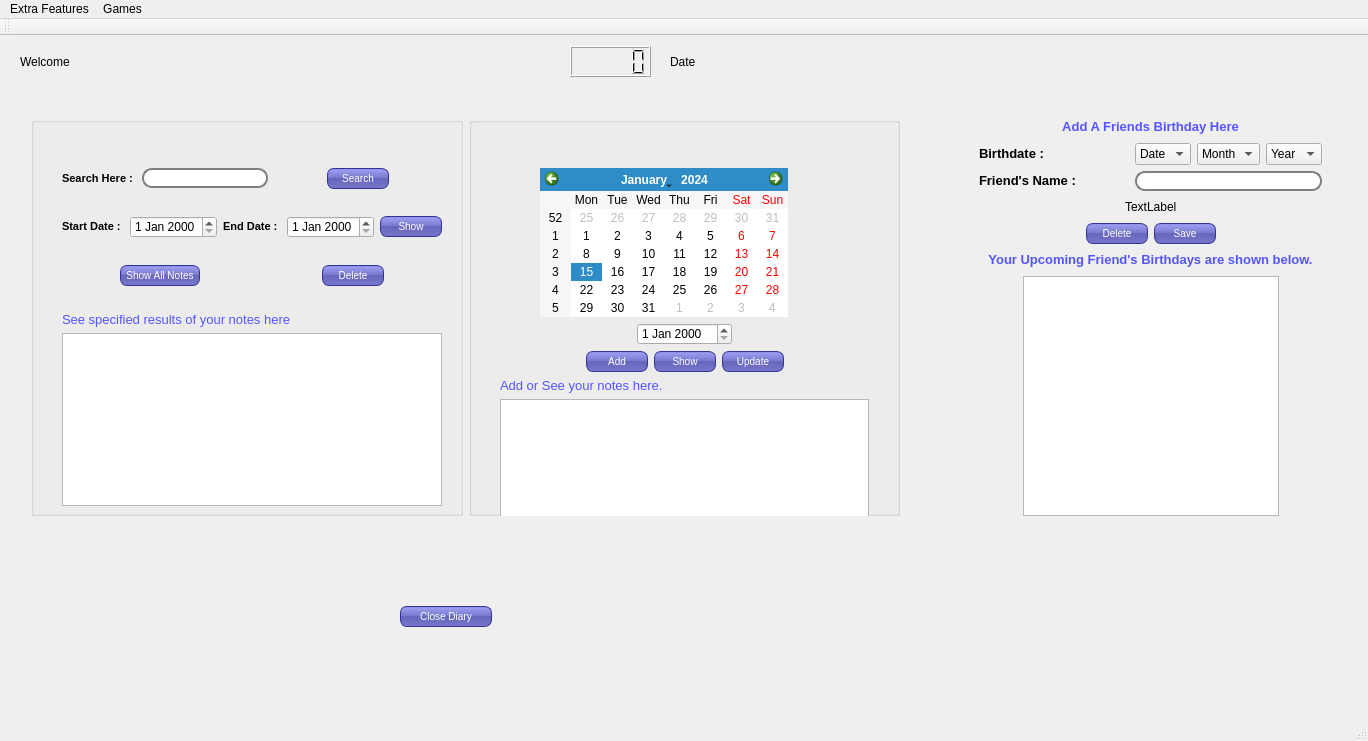
<?xml version="1.0" encoding="UTF-8"?>
<ui version="4.0">
 <class>Diary</class>
 <widget class="QMainWindow" name="Diary">
  <property name="geometry">
   <rect>
    <x>0</x>
    <y>0</y>
    <width>1368</width>
    <height>741</height>
   </rect>
  </property>
  <property name="windowTitle">
   <string>Diary</string>
  </property>
  <property name="windowIcon">
   <iconset resource="Images.qrc">
    <normaloff>:/img/Images/diary.png</normaloff>:/img/Images/diary.png</iconset>
  </property>
  <property name="styleSheet">
   <string notr="true"> QLineEdit {
     border: 2px solid gray;
     border-radius: 10px;
     padding: 0 8px;
     background: white;
     selection-background-color: darkgray;
 }
QPushButton {
color: white;
background-color: QLinearGradient( x1: 0, y1: 0, x2: 0, y2: 1, stop: 0 #88d, stop: 0.1 #99e, stop: 0.49 #77c, stop: 0.5 #66b, stop: 1 #77c);
border-width: 1px;
border-color: #339;
border-style: solid;
border-radius: 7;
padding: 3px;
font-size: 10px;
padding-left: 5px;
padding-right: 5px;
min-width: 50px;
max-width: 80px;
min-height: 13px;
max-height: 13px;
}</string>
  </property>
  <widget class="QWidget" name="centralWidget">
   <widget class="QLabel" name="label">
    <property name="geometry">
     <rect>
      <x>20</x>
      <y>10</y>
      <width>321</width>
      <height>31</height>
     </rect>
    </property>
    <property name="text">
     <string>Welcome</string>
    </property>
   </widget>
   <widget class="QLabel" name="label_4">
    <property name="geometry">
     <rect>
      <x>670</x>
      <y>10</y>
      <width>131</width>
      <height>31</height>
     </rect>
    </property>
    <property name="text">
     <string>Date</string>
    </property>
   </widget>
   <widget class="QWidget" name="layoutWidget">
    <property name="geometry">
     <rect>
      <x>20</x>
      <y>70</y>
      <width>891</width>
      <height>421</height>
     </rect>
    </property>
    <layout class="QHBoxLayout" name="horizontalLayout_7">
     <item>
      <widget class="QGroupBox" name="groupBox">
       <property name="title">
        <string/>
       </property>
       <widget class="QWidget" name="layoutWidget">
        <property name="geometry">
         <rect>
          <x>20</x>
          <y>40</y>
          <width>402</width>
          <height>381</height>
         </rect>
        </property>
        <layout class="QVBoxLayout" name="verticalLayout_2">
         <item>
          <layout class="QHBoxLayout" name="horizontalLayout_5">
           <item>
            <widget class="QLabel" name="label_7">
             <property name="text">
              <string>&lt;!DOCTYPE HTML PUBLIC &quot;-//W3C//DTD HTML 4.0//EN&quot; &quot;http://www.w3.org/TR/REC-html40/strict.dtd&quot;&gt;
&lt;html&gt;&lt;head&gt;&lt;meta name=&quot;qrichtext&quot; content=&quot;1&quot; /&gt;&lt;style type=&quot;text/css&quot;&gt;
p, li { white-space: pre-wrap; }
&lt;/style&gt;&lt;/head&gt;&lt;body style=&quot; font-family:'MS Shell Dlg 2'; font-size:8.25pt; font-weight:400; font-style:normal;&quot;&gt;
&lt;p style=&quot; margin-top:0px; margin-bottom:0px; margin-left:0px; margin-right:0px; -qt-block-indent:0; text-indent:0px;&quot;&gt;&lt;span style=&quot; font-size:8pt; font-weight:600;&quot;&gt;Search Here : &lt;/span&gt;&lt;/p&gt;&lt;/body&gt;&lt;/html&gt;</string>
             </property>
            </widget>
           </item>
           <item>
            <widget class="QLineEdit" name="lineEdit"/>
           </item>
           <item>
            <spacer name="horizontalSpacer_11">
             <property name="orientation">
              <enum>Qt::Horizontal</enum>
             </property>
             <property name="sizeHint" stdset="0">
              <size>
               <width>40</width>
               <height>20</height>
              </size>
             </property>
            </spacer>
           </item>
           <item>
            <widget class="QPushButton" name="pushButton_4">
             <property name="text">
              <string>Search</string>
             </property>
            </widget>
           </item>
           <item>
            <spacer name="horizontalSpacer_12">
             <property name="orientation">
              <enum>Qt::Horizontal</enum>
             </property>
             <property name="sizeHint" stdset="0">
              <size>
               <width>40</width>
               <height>20</height>
              </size>
             </property>
            </spacer>
           </item>
          </layout>
         </item>
         <item>
          <spacer name="verticalSpacer_5">
           <property name="orientation">
            <enum>Qt::Vertical</enum>
           </property>
           <property name="sizeHint" stdset="0">
            <size>
             <width>20</width>
             <height>40</height>
            </size>
           </property>
          </spacer>
         </item>
         <item>
          <layout class="QHBoxLayout" name="horizontalLayout_4">
           <item>
            <widget class="QLabel" name="label_5">
             <property name="text">
              <string>&lt;!DOCTYPE HTML PUBLIC &quot;-//W3C//DTD HTML 4.0//EN&quot; &quot;http://www.w3.org/TR/REC-html40/strict.dtd&quot;&gt;
&lt;html&gt;&lt;head&gt;&lt;meta name=&quot;qrichtext&quot; content=&quot;1&quot; /&gt;&lt;style type=&quot;text/css&quot;&gt;
p, li { white-space: pre-wrap; }
&lt;/style&gt;&lt;/head&gt;&lt;body style=&quot; font-family:'MS Shell Dlg 2'; font-size:8.25pt; font-weight:400; font-style:normal;&quot;&gt;
&lt;p style=&quot; margin-top:0px; margin-bottom:0px; margin-left:0px; margin-right:0px; -qt-block-indent:0; text-indent:0px;&quot;&gt;&lt;span style=&quot; font-size:8pt; font-weight:600;&quot;&gt;Start Date : &lt;/span&gt;&lt;/p&gt;&lt;/body&gt;&lt;/html&gt;</string>
             </property>
            </widget>
           </item>
           <item>
            <widget class="QDateEdit" name="dateEdit_2"/>
           </item>
           <item>
            <widget class="QLabel" name="label_6">
             <property name="text">
              <string>&lt;!DOCTYPE HTML PUBLIC &quot;-//W3C//DTD HTML 4.0//EN&quot; &quot;http://www.w3.org/TR/REC-html40/strict.dtd&quot;&gt;
&lt;html&gt;&lt;head&gt;&lt;meta name=&quot;qrichtext&quot; content=&quot;1&quot; /&gt;&lt;style type=&quot;text/css&quot;&gt;
p, li { white-space: pre-wrap; }
&lt;/style&gt;&lt;/head&gt;&lt;body style=&quot; font-family:'MS Shell Dlg 2'; font-size:8.25pt; font-weight:400; font-style:normal;&quot;&gt;
&lt;p style=&quot; margin-top:0px; margin-bottom:0px; margin-left:0px; margin-right:0px; -qt-block-indent:0; text-indent:0px;&quot;&gt;&lt;span style=&quot; font-size:8pt; font-weight:600;&quot;&gt;End Date : &lt;/span&gt;&lt;/p&gt;&lt;/body&gt;&lt;/html&gt;</string>
             </property>
            </widget>
           </item>
           <item>
            <widget class="QDateEdit" name="dateEdit_3"/>
           </item>
           <item>
            <widget class="QPushButton" name="pushButton_7">
             <property name="text">
              <string>Show</string>
             </property>
            </widget>
           </item>
           <item>
            <spacer name="horizontalSpacer_8">
             <property name="orientation">
              <enum>Qt::Horizontal</enum>
             </property>
             <property name="sizeHint" stdset="0">
              <size>
               <width>40</width>
               <height>20</height>
              </size>
             </property>
            </spacer>
           </item>
          </layout>
         </item>
         <item>
          <spacer name="verticalSpacer_4">
           <property name="orientation">
            <enum>Qt::Vertical</enum>
           </property>
           <property name="sizeHint" stdset="0">
            <size>
             <width>20</width>
             <height>40</height>
            </size>
           </property>
          </spacer>
         </item>
         <item>
          <layout class="QHBoxLayout" name="horizontalLayout_6">
           <item>
            <spacer name="horizontalSpacer_13">
             <property name="orientation">
              <enum>Qt::Horizontal</enum>
             </property>
             <property name="sizeHint" stdset="0">
              <size>
               <width>40</width>
               <height>20</height>
              </size>
             </property>
            </spacer>
           </item>
           <item>
            <widget class="QPushButton" name="pushButton_5">
             <property name="text">
              <string>Show All Notes</string>
             </property>
            </widget>
           </item>
           <item>
            <spacer name="horizontalSpacer_14">
             <property name="orientation">
              <enum>Qt::Horizontal</enum>
             </property>
             <property name="sizeHint" stdset="0">
              <size>
               <width>40</width>
               <height>20</height>
              </size>
             </property>
            </spacer>
           </item>
           <item>
            <spacer name="horizontalSpacer_15">
             <property name="orientation">
              <enum>Qt::Horizontal</enum>
             </property>
             <property name="sizeHint" stdset="0">
              <size>
               <width>40</width>
               <height>20</height>
              </size>
             </property>
            </spacer>
           </item>
           <item>
            <widget class="QPushButton" name="pushButton_2">
             <property name="text">
              <string>Delete</string>
             </property>
            </widget>
           </item>
           <item>
            <spacer name="horizontalSpacer_16">
             <property name="orientation">
              <enum>Qt::Horizontal</enum>
             </property>
             <property name="sizeHint" stdset="0">
              <size>
               <width>40</width>
               <height>20</height>
              </size>
             </property>
            </spacer>
           </item>
          </layout>
         </item>
         <item>
          <spacer name="verticalSpacer_3">
           <property name="orientation">
            <enum>Qt::Vertical</enum>
           </property>
           <property name="sizeHint" stdset="0">
            <size>
             <width>20</width>
             <height>40</height>
            </size>
           </property>
          </spacer>
         </item>
         <item>
          <widget class="QLabel" name="label_3">
           <property name="text">
            <string>&lt;!DOCTYPE HTML PUBLIC &quot;-//W3C//DTD HTML 4.0//EN&quot; &quot;http://www.w3.org/TR/REC-html40/strict.dtd&quot;&gt;
&lt;html&gt;&lt;head&gt;&lt;meta name=&quot;qrichtext&quot; content=&quot;1&quot; /&gt;&lt;style type=&quot;text/css&quot;&gt;
p, li { white-space: pre-wrap; }
&lt;/style&gt;&lt;/head&gt;&lt;body style=&quot; font-family:'MS Shell Dlg 2'; font-size:8.25pt; font-weight:400; font-style:normal;&quot;&gt;
&lt;p style=&quot; margin-top:0px; margin-bottom:0px; margin-left:0px; margin-right:0px; -qt-block-indent:0; text-indent:0px;&quot;&gt;&lt;span style=&quot; font-size:10pt; color:#5555ff;&quot;&gt;See specified results of your notes here&lt;/span&gt;&lt;/p&gt;&lt;/body&gt;&lt;/html&gt;</string>
           </property>
          </widget>
         </item>
         <item>
          <widget class="QListWidget" name="listWidget"/>
         </item>
         <item>
          <spacer name="verticalSpacer_2">
           <property name="orientation">
            <enum>Qt::Vertical</enum>
           </property>
           <property name="sizeHint" stdset="0">
            <size>
             <width>20</width>
             <height>40</height>
            </size>
           </property>
          </spacer>
         </item>
        </layout>
       </widget>
      </widget>
     </item>
     <item>
      <widget class="QGroupBox" name="groupBox_2">
       <property name="title">
        <string/>
       </property>
       <widget class="QWidget" name="layoutWidget">
        <property name="geometry">
         <rect>
          <x>20</x>
          <y>40</y>
          <width>391</width>
          <height>371</height>
         </rect>
        </property>
        <layout class="QVBoxLayout" name="verticalLayout">
         <item>
          <layout class="QHBoxLayout" name="horizontalLayout_3">
           <item>
            <spacer name="horizontalSpacer_4">
             <property name="orientation">
              <enum>Qt::Horizontal</enum>
             </property>
             <property name="sizeHint" stdset="0">
              <size>
               <width>40</width>
               <height>20</height>
              </size>
             </property>
            </spacer>
           </item>
           <item>
            <widget class="QCalendarWidget" name="calendarWidget"/>
           </item>
           <item>
            <spacer name="horizontalSpacer_17">
             <property name="orientation">
              <enum>Qt::Horizontal</enum>
             </property>
             <property name="sizeHint" stdset="0">
              <size>
               <width>40</width>
               <height>20</height>
              </size>
             </property>
            </spacer>
           </item>
           <item>
            <spacer name="horizontalSpacer_3">
             <property name="orientation">
              <enum>Qt::Horizontal</enum>
             </property>
             <property name="sizeHint" stdset="0">
              <size>
               <width>40</width>
               <height>20</height>
              </size>
             </property>
            </spacer>
           </item>
          </layout>
         </item>
         <item>
          <layout class="QHBoxLayout" name="horizontalLayout_2">
           <item>
            <spacer name="horizontalSpacer_2">
             <property name="orientation">
              <enum>Qt::Horizontal</enum>
             </property>
             <property name="sizeHint" stdset="0">
              <size>
               <width>40</width>
               <height>20</height>
              </size>
             </property>
            </spacer>
           </item>
           <item>
            <widget class="QDateEdit" name="dateEdit"/>
           </item>
           <item>
            <spacer name="horizontalSpacer">
             <property name="orientation">
              <enum>Qt::Horizontal</enum>
             </property>
             <property name="sizeHint" stdset="0">
              <size>
               <width>40</width>
               <height>20</height>
              </size>
             </property>
            </spacer>
           </item>
          </layout>
         </item>
         <item>
          <layout class="QHBoxLayout" name="horizontalLayout">
           <item>
            <spacer name="horizontalSpacer_5">
             <property name="orientation">
              <enum>Qt::Horizontal</enum>
             </property>
             <property name="sizeHint" stdset="0">
              <size>
               <width>40</width>
               <height>20</height>
              </size>
             </property>
            </spacer>
           </item>
           <item>
            <widget class="QPushButton" name="pushButton">
             <property name="text">
              <string>Add</string>
             </property>
            </widget>
           </item>
           <item>
            <widget class="QPushButton" name="pushButton_3">
             <property name="text">
              <string>Show</string>
             </property>
            </widget>
           </item>
           <item>
            <widget class="QPushButton" name="pushButton_6">
             <property name="text">
              <string>Update</string>
             </property>
            </widget>
           </item>
           <item>
            <spacer name="horizontalSpacer_6">
             <property name="orientation">
              <enum>Qt::Horizontal</enum>
             </property>
             <property name="sizeHint" stdset="0">
              <size>
               <width>40</width>
               <height>20</height>
              </size>
             </property>
            </spacer>
           </item>
          </layout>
         </item>
         <item>
          <widget class="QLabel" name="label_2">
           <property name="text">
            <string>&lt;!DOCTYPE HTML PUBLIC &quot;-//W3C//DTD HTML 4.0//EN&quot; &quot;http://www.w3.org/TR/REC-html40/strict.dtd&quot;&gt;
&lt;html&gt;&lt;head&gt;&lt;meta name=&quot;qrichtext&quot; content=&quot;1&quot; /&gt;&lt;style type=&quot;text/css&quot;&gt;
p, li { white-space: pre-wrap; }
&lt;/style&gt;&lt;/head&gt;&lt;body style=&quot; font-family:'MS Shell Dlg 2'; font-size:8.25pt; font-weight:400; font-style:normal;&quot;&gt;
&lt;p style=&quot; margin-top:0px; margin-bottom:0px; margin-left:0px; margin-right:0px; -qt-block-indent:0; text-indent:0px;&quot;&gt;&lt;span style=&quot; font-size:10pt; color:#5555ff;&quot;&gt;Add or See your notes here.&lt;/span&gt;&lt;/p&gt;&lt;/body&gt;&lt;/html&gt;</string>
           </property>
          </widget>
         </item>
         <item>
          <widget class="QPlainTextEdit" name="plainTextEdit"/>
         </item>
         <item>
          <spacer name="verticalSpacer_6">
           <property name="orientation">
            <enum>Qt::Vertical</enum>
           </property>
           <property name="sizeHint" stdset="0">
            <size>
             <width>20</width>
             <height>40</height>
            </size>
           </property>
          </spacer>
         </item>
         <item>
          <spacer name="verticalSpacer">
           <property name="orientation">
            <enum>Qt::Vertical</enum>
           </property>
           <property name="sizeHint" stdset="0">
            <size>
             <width>20</width>
             <height>40</height>
            </size>
           </property>
          </spacer>
         </item>
        </layout>
       </widget>
      </widget>
     </item>
    </layout>
   </widget>
   <widget class="QPushButton" name="pushButton_8">
    <property name="geometry">
     <rect>
      <x>400</x>
      <y>570</y>
      <width>92</width>
      <height>21</height>
     </rect>
    </property>
    <property name="text">
     <string>Close Diary</string>
    </property>
   </widget>
   <widget class="QWidget" name="layoutWidget">
    <property name="geometry">
     <rect>
      <x>920</x>
      <y>70</y>
      <width>461</width>
      <height>421</height>
     </rect>
    </property>
    <layout class="QVBoxLayout" name="verticalLayout_4">
     <item>
      <layout class="QVBoxLayout" name="verticalLayout_3">
       <item>
        <layout class="QHBoxLayout" name="horizontalLayout_10">
         <item>
          <spacer name="horizontalSpacer_21">
           <property name="orientation">
            <enum>Qt::Horizontal</enum>
           </property>
           <property name="sizeHint" stdset="0">
            <size>
             <width>40</width>
             <height>20</height>
            </size>
           </property>
          </spacer>
         </item>
         <item>
          <widget class="QLabel" name="label_12">
           <property name="text">
            <string>&lt;!DOCTYPE HTML PUBLIC &quot;-//W3C//DTD HTML 4.0//EN&quot; &quot;http://www.w3.org/TR/REC-html40/strict.dtd&quot;&gt;
&lt;html&gt;&lt;head&gt;&lt;meta name=&quot;qrichtext&quot; content=&quot;1&quot; /&gt;&lt;style type=&quot;text/css&quot;&gt;
p, li { white-space: pre-wrap; }
&lt;/style&gt;&lt;/head&gt;&lt;body style=&quot; font-family:'MS Shell Dlg 2'; font-size:8.25pt; font-weight:400; font-style:normal;&quot;&gt;
&lt;p align=&quot;center&quot; style=&quot; margin-top:0px; margin-bottom:0px; margin-left:0px; margin-right:0px; -qt-block-indent:0; text-indent:0px;&quot;&gt;&lt;span style=&quot; font-size:10pt; font-weight:600; color:#5555ff;&quot;&gt;Add A Friends Birthday Here&lt;/span&gt;&lt;/p&gt;&lt;/body&gt;&lt;/html&gt;</string>
           </property>
          </widget>
         </item>
         <item>
          <spacer name="horizontalSpacer_22">
           <property name="orientation">
            <enum>Qt::Horizontal</enum>
           </property>
           <property name="sizeHint" stdset="0">
            <size>
             <width>40</width>
             <height>20</height>
            </size>
           </property>
          </spacer>
         </item>
        </layout>
       </item>
       <item>
        <layout class="QGridLayout" name="gridLayout">
         <item row="0" column="0">
          <spacer name="horizontalSpacer_18">
           <property name="orientation">
            <enum>Qt::Horizontal</enum>
           </property>
           <property name="sizeHint" stdset="0">
            <size>
             <width>13</width>
             <height>17</height>
            </size>
           </property>
          </spacer>
         </item>
         <item row="0" column="1">
          <widget class="QLabel" name="label_8">
           <property name="text">
            <string>&lt;!DOCTYPE HTML PUBLIC &quot;-//W3C//DTD HTML 4.0//EN&quot; &quot;http://www.w3.org/TR/REC-html40/strict.dtd&quot;&gt;
&lt;html&gt;&lt;head&gt;&lt;meta name=&quot;qrichtext&quot; content=&quot;1&quot; /&gt;&lt;style type=&quot;text/css&quot;&gt;
p, li { white-space: pre-wrap; }
&lt;/style&gt;&lt;/head&gt;&lt;body style=&quot; font-family:'MS Shell Dlg 2'; font-size:8.25pt; font-weight:400; font-style:normal;&quot;&gt;
&lt;p style=&quot; margin-top:0px; margin-bottom:0px; margin-left:0px; margin-right:0px; -qt-block-indent:0; text-indent:0px;&quot;&gt;&lt;span style=&quot; font-size:10pt; font-weight:600;&quot;&gt;Birthdate : &lt;/span&gt;&lt;/p&gt;&lt;/body&gt;&lt;/html&gt;</string>
           </property>
          </widget>
         </item>
         <item row="0" column="2">
          <spacer name="horizontalSpacer_19">
           <property name="orientation">
            <enum>Qt::Horizontal</enum>
           </property>
           <property name="sizeHint" stdset="0">
            <size>
             <width>13</width>
             <height>17</height>
            </size>
           </property>
          </spacer>
         </item>
         <item row="0" column="3">
          <layout class="QHBoxLayout" name="horizontalLayout_8">
           <item>
            <widget class="QComboBox" name="comboBox">
             <item>
              <property name="text">
               <string>Date</string>
              </property>
             </item>
            </widget>
           </item>
           <item>
            <widget class="QComboBox" name="comboBox_2">
             <item>
              <property name="text">
               <string>Month</string>
              </property>
             </item>
            </widget>
           </item>
           <item>
            <widget class="QComboBox" name="comboBox_3">
             <item>
              <property name="text">
               <string>Year</string>
              </property>
             </item>
            </widget>
           </item>
          </layout>
         </item>
         <item row="0" column="4">
          <spacer name="horizontalSpacer_20">
           <property name="orientation">
            <enum>Qt::Horizontal</enum>
           </property>
           <property name="sizeHint" stdset="0">
            <size>
             <width>13</width>
             <height>17</height>
            </size>
           </property>
          </spacer>
         </item>
         <item row="1" column="3">
          <widget class="QLineEdit" name="lineEdit_2"/>
         </item>
         <item row="1" column="1">
          <widget class="QLabel" name="label_9">
           <property name="text">
            <string>&lt;!DOCTYPE HTML PUBLIC &quot;-//W3C//DTD HTML 4.0//EN&quot; &quot;http://www.w3.org/TR/REC-html40/strict.dtd&quot;&gt;
&lt;html&gt;&lt;head&gt;&lt;meta name=&quot;qrichtext&quot; content=&quot;1&quot; /&gt;&lt;style type=&quot;text/css&quot;&gt;
p, li { white-space: pre-wrap; }
&lt;/style&gt;&lt;/head&gt;&lt;body style=&quot; font-family:'MS Shell Dlg 2'; font-size:8.25pt; font-weight:400; font-style:normal;&quot;&gt;
&lt;p style=&quot; margin-top:0px; margin-bottom:0px; margin-left:0px; margin-right:0px; -qt-block-indent:0; text-indent:0px;&quot;&gt;&lt;span style=&quot; font-size:10pt; font-weight:600;&quot;&gt;Friend's Name : &lt;/span&gt;&lt;/p&gt;&lt;/body&gt;&lt;/html&gt;</string>
           </property>
          </widget>
         </item>
         <item row="1" column="2">
          <spacer name="horizontalSpacer_26">
           <property name="orientation">
            <enum>Qt::Horizontal</enum>
           </property>
           <property name="sizeHint" stdset="0">
            <size>
             <width>40</width>
             <height>20</height>
            </size>
           </property>
          </spacer>
         </item>
         <item row="1" column="4">
          <spacer name="horizontalSpacer_10">
           <property name="orientation">
            <enum>Qt::Horizontal</enum>
           </property>
           <property name="sizeHint" stdset="0">
            <size>
             <width>40</width>
             <height>20</height>
            </size>
           </property>
          </spacer>
         </item>
         <item row="1" column="0">
          <spacer name="horizontalSpacer_9">
           <property name="orientation">
            <enum>Qt::Horizontal</enum>
           </property>
           <property name="sizeHint" stdset="0">
            <size>
             <width>13</width>
             <height>17</height>
            </size>
           </property>
          </spacer>
         </item>
        </layout>
       </item>
       <item>
        <layout class="QHBoxLayout" name="horizontalLayout_12">
         <item>
          <spacer name="horizontalSpacer_24">
           <property name="orientation">
            <enum>Qt::Horizontal</enum>
           </property>
           <property name="sizeHint" stdset="0">
            <size>
             <width>40</width>
             <height>20</height>
            </size>
           </property>
          </spacer>
         </item>
         <item>
          <widget class="QLabel" name="label_10">
           <property name="text">
            <string>TextLabel</string>
           </property>
          </widget>
         </item>
         <item>
          <spacer name="horizontalSpacer_28">
           <property name="orientation">
            <enum>Qt::Horizontal</enum>
           </property>
           <property name="sizeHint" stdset="0">
            <size>
             <width>40</width>
             <height>20</height>
            </size>
           </property>
          </spacer>
         </item>
        </layout>
       </item>
       <item>
        <layout class="QHBoxLayout" name="horizontalLayout_11">
         <item>
          <spacer name="horizontalSpacer_25">
           <property name="orientation">
            <enum>Qt::Horizontal</enum>
           </property>
           <property name="sizeHint" stdset="0">
            <size>
             <width>34</width>
             <height>13</height>
            </size>
           </property>
          </spacer>
         </item>
         <item>
          <widget class="QPushButton" name="pushButton_10">
           <property name="text">
            <string>Delete</string>
           </property>
          </widget>
         </item>
         <item>
          <widget class="QPushButton" name="pushButton_9">
           <property name="text">
            <string>Save</string>
           </property>
          </widget>
         </item>
         <item>
          <spacer name="horizontalSpacer_30">
           <property name="orientation">
            <enum>Qt::Horizontal</enum>
           </property>
           <property name="sizeHint" stdset="0">
            <size>
             <width>40</width>
             <height>20</height>
            </size>
           </property>
          </spacer>
         </item>
        </layout>
       </item>
       <item>
        <layout class="QHBoxLayout" name="horizontalLayout_9">
         <item>
          <spacer name="horizontalSpacer_27">
           <property name="orientation">
            <enum>Qt::Horizontal</enum>
           </property>
           <property name="sizeHint" stdset="0">
            <size>
             <width>40</width>
             <height>20</height>
            </size>
           </property>
          </spacer>
         </item>
         <item>
          <widget class="QLabel" name="label_11">
           <property name="text">
            <string>&lt;!DOCTYPE HTML PUBLIC &quot;-//W3C//DTD HTML 4.0//EN&quot; &quot;http://www.w3.org/TR/REC-html40/strict.dtd&quot;&gt;
&lt;html&gt;&lt;head&gt;&lt;meta name=&quot;qrichtext&quot; content=&quot;1&quot; /&gt;&lt;style type=&quot;text/css&quot;&gt;
p, li { white-space: pre-wrap; }
&lt;/style&gt;&lt;/head&gt;&lt;body style=&quot; font-family:'MS Shell Dlg 2'; font-size:8.25pt; font-weight:400; font-style:normal;&quot;&gt;
&lt;p align=&quot;center&quot; style=&quot; margin-top:0px; margin-bottom:0px; margin-left:0px; margin-right:0px; -qt-block-indent:0; text-indent:0px;&quot;&gt;&lt;span style=&quot; font-size:10pt; font-weight:600; color:#5555ff;&quot;&gt;Your Upcoming Friend's Birthdays are shown below.&lt;/span&gt;&lt;/p&gt;&lt;/body&gt;&lt;/html&gt;</string>
           </property>
          </widget>
         </item>
         <item>
          <spacer name="horizontalSpacer_23">
           <property name="orientation">
            <enum>Qt::Horizontal</enum>
           </property>
           <property name="sizeHint" stdset="0">
            <size>
             <width>40</width>
             <height>20</height>
            </size>
           </property>
          </spacer>
         </item>
        </layout>
       </item>
      </layout>
     </item>
     <item>
      <layout class="QHBoxLayout" name="horizontalLayout_13">
       <item>
        <spacer name="horizontalSpacer_29">
         <property name="orientation">
          <enum>Qt::Horizontal</enum>
         </property>
         <property name="sizeHint" stdset="0">
          <size>
           <width>40</width>
           <height>20</height>
          </size>
         </property>
        </spacer>
       </item>
       <item>
        <widget class="QListWidget" name="listWidget_2"/>
       </item>
       <item>
        <spacer name="horizontalSpacer_7">
         <property name="orientation">
          <enum>Qt::Horizontal</enum>
         </property>
         <property name="sizeHint" stdset="0">
          <size>
           <width>40</width>
           <height>20</height>
          </size>
         </property>
        </spacer>
       </item>
      </layout>
     </item>
    </layout>
   </widget>
   <widget class="QLCDNumber" name="lcdNumber">
    <property name="geometry">
     <rect>
      <x>570</x>
      <y>10</y>
      <width>81</width>
      <height>31</height>
     </rect>
    </property>
   </widget>
  </widget>
  <widget class="QToolBar" name="mainToolBar">
   <attribute name="toolBarArea">
    <enum>TopToolBarArea</enum>
   </attribute>
   <attribute name="toolBarBreak">
    <bool>false</bool>
   </attribute>
  </widget>
  <widget class="QStatusBar" name="statusBar"/>
  <widget class="QMenuBar" name="menuBar">
   <property name="geometry">
    <rect>
     <x>0</x>
     <y>0</y>
     <width>1368</width>
     <height>21</height>
    </rect>
   </property>
   <widget class="QMenu" name="menuExtra_Features">
    <property name="title">
     <string>Extra Features</string>
    </property>
    <addaction name="actionCalculator"/>
    <addaction name="actionContacts"/>
   </widget>
   <widget class="QMenu" name="menuGames">
    <property name="title">
     <string>Games</string>
    </property>
    <addaction name="actionTetris"/>
   </widget>
   <addaction name="menuExtra_Features"/>
   <addaction name="menuGames"/>
  </widget>
  <action name="actionCalculator">
   <property name="text">
    <string>Calculator</string>
   </property>
  </action>
  <action name="actionTetris">
   <property name="text">
    <string>Tetris</string>
   </property>
  </action>
  <action name="actionContacts">
   <property name="text">
    <string>Contacts</string>
   </property>
  </action>
 </widget>
 <layoutdefault spacing="6" margin="11"/>
 <tabstops>
  <tabstop>lineEdit</tabstop>
  <tabstop>pushButton_4</tabstop>
  <tabstop>dateEdit_2</tabstop>
  <tabstop>dateEdit_3</tabstop>
  <tabstop>pushButton_7</tabstop>
  <tabstop>pushButton_5</tabstop>
  <tabstop>pushButton_2</tabstop>
  <tabstop>calendarWidget</tabstop>
  <tabstop>dateEdit</tabstop>
  <tabstop>pushButton</tabstop>
  <tabstop>pushButton_3</tabstop>
  <tabstop>pushButton_6</tabstop>
  <tabstop>pushButton_8</tabstop>
  <tabstop>listWidget</tabstop>
  <tabstop>plainTextEdit</tabstop>
 </tabstops>
 <resources>
  <include location="Images.qrc"/>
 </resources>
 <connections/>
</ui>
